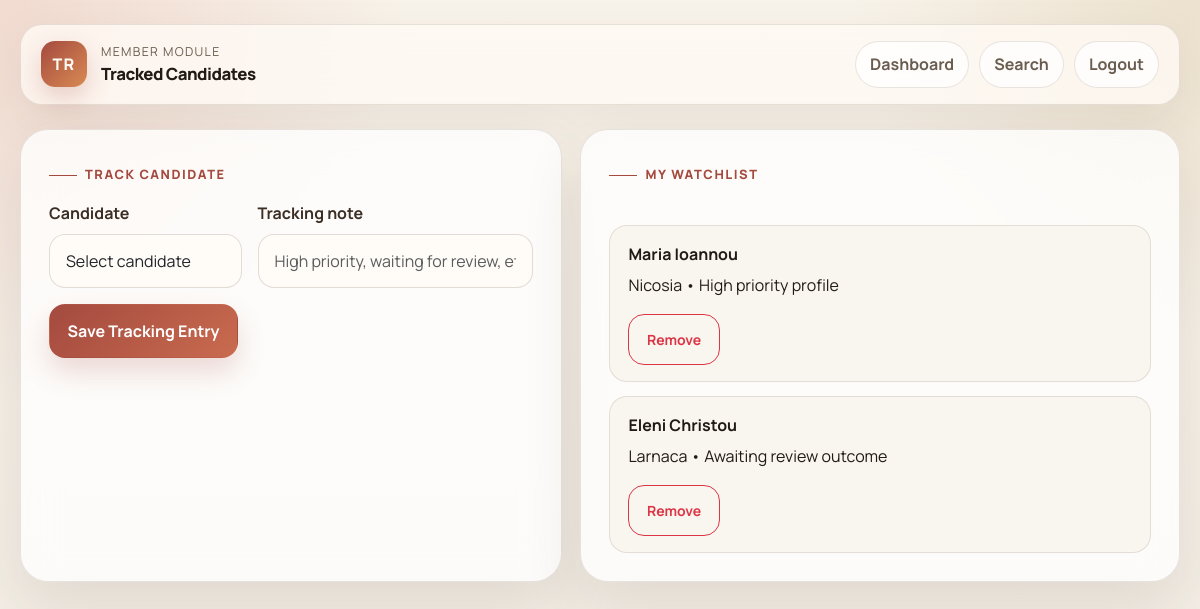
Page /modules/tracking/dashboard.php (signed in) on the committed database.
### tables this page shows
CREATE TABLE IF NOT EXISTS tracked_candidates (
  id INT UNSIGNED AUTO_INCREMENT PRIMARY KEY,
  user_id INT UNSIGNED NOT NULL,
  candidate_id INT UNSIGNED NOT NULL,
  label VARCHAR(120) NOT NULL,
  is_active TINYINT(1) NOT NULL DEFAULT 1,
  created_at TIMESTAMP NOT NULL DEFAULT CURRENT_TIMESTAMP,
  CONSTRAINT fk_tracked_user
    FOREIGN KEY (user_id) REFERENCES users(id)
    ON DELETE CASCADE
    ON UPDATE CASCADE,
  CONSTRAINT fk_tracked_candidate
    FOREIGN KEY (candidate_id) REFERENCES candidates(id)
    ON DELETE CASCADE
    ON UPDATE CASCADE,
  UNIQUE KEY uniq_user_candidate (user_id, candidate_id)
);

CREATE TABLE IF NOT EXISTS candidates (
  id INT UNSIGNED AUTO_INCREMENT PRIMARY KEY,
  first_name VARCHAR(80) NOT NULL,
  last_name VARCHAR(80) NOT NULL,
  email VARCHAR(255) NOT NULL UNIQUE,
  city VARCHAR(120) NOT NULL,
  phone VARCHAR(40) NOT NULL,
  created_at TIMESTAMP NOT NULL DEFAULT CURRENT_TIMESTAMP
);

### includes/functions.php (called while the page is built, shortened)
<?php
function e(?string $value): string
{
    return htmlspecialchars((string) $value, ENT_QUOTES, 'UTF-8');
}

### modules/tracking/dashboard.php (the view, shortened to what this page needs)
<?php
require_once __DIR__ . '/../../includes/functions.php';
$pdo = db();
$tracked = $pdo->prepare(
    'SELECT tracked_candidates.id, tracked_candidates.label, tracked_candidates.is_active,
            candidates.first_name, candidates.last_name, candidates.city
     FROM tracked_candidates
     INNER JOIN candidates ON candidates.id = tracked_candidates.candidate_id
     WHERE tracked_candidates.user_id = :user_id
     ORDER BY tracked_candidates.created_at DESC'
);
$tracked->execute(['user_id' => current_user_id()]);
$trackedCandidates = $tracked->fetchAll();
?>
<?php require_once __DIR__ . '/../../includes/header.php'; ?>
<body>
<div class="app-shell">
  <div class="app-frame">
    <div class="project-topbar">
      <div class="brand-mark">
        <div class="brand-badge">TR</div>
        <div class="brand-copy">
          <span class="brand-eyebrow">Member Module</span>
          <span class="brand-title">Tracked Candidates</span>
        </div>
      </div>
      <div class="topbar-links">
        <a class="topbar-link" href="../dashboard.php">Dashboard</a>
        <a class="topbar-link" href="../list.php">Search</a>
        <a class="topbar-link" href="../../auth/logout.php">Logout</a>
      </div>
    </div>
    <div class="crud-layout">
      <section class="page-panel dashboard-hero">
        <span class="section-label">Track candidate</span>
        <form method="post" action="dashboard.php" class="row g-3">
          <div class="col-md-5">
            <label for="candidate_id" class="form-label">Candidate</label>
            <select id="candidate_id" name="candidate_id" class="form-select" required>
              <option value="0">Select candidate</option>
            </select>
          </div>
          <div class="col-md-7">
            <label for="label" class="form-label">Tracking note</label>
            <input id="label" name="label" class="form-control" placeholder="High priority, waiting for review, etc." required>
          </div>
          <div class="col-12">
            <button type="submit" name="action" value="save" class="btn btn-primary">Save Tracking Entry</button>
          </div>
        </form>
      </section>
      <section class="page-panel dashboard-side">
        <span class="section-label">My watchlist</span>
        <div class="dashboard-list">
          <?php if ($trackedCandidates === []): ?>
            <div class="dashboard-list-item">
              <strong>No tracked candidates yet</strong>
              Add one from the form to create your member-level CRUD record.
            </div>
          <?php else: ?>
            <?php foreach ($trackedCandidates as $trackedCandidate): ?>
              <div class="dashboard-list-item">
                <strong><?= e($trackedCandidate['first_name'] . ' ' . $trackedCandidate['last_name']) ?></strong>
                <?= e((string) $trackedCandidate['city']) ?> • <?= e((string) $trackedCandidate['label']) ?>
                <form method="post" action="dashboard.php" class="mt-3">
                  <button type="submit" name="action" value="delete" class="btn btn-sm btn-outline-danger">Remove</button>
                </form>
              </div>
            <?php endforeach; ?>
          <?php endif; ?>
        </div>
      </section>
    </div>
  </div>
</div>
</body>
</html>

### assests/css/styles.css (style rules this page uses)
:root { --bg: #f6f1e8; --panel: rgba(255, 255, 255, 0.78); --panel-strong: #ffffff; --line: rgba(110, 95, 74, 0.16); --text: #221b15; --muted: #6a5d50; --accent: #a44a3f; --accent-2: #82352c; --accent-soft: #f3dfd4; --ink-soft: #f9f5ef; --success-soft: #dcefdc; }
* { box-sizing: border-box; }
body { margin: 0; font-family: "Manrope", sans-serif; background: var(--bg); color: var(--text); line-height: 1.55; min-height: 100vh; background-image: radial-gradient(circle at top left, rgba(212, 107, 88, 0.18), transparent 28%), radial-gradient(circle at top right, rgba(189, 154, 91, 0.2), transparent 24%), linear-gradient(180deg, #f8f3ea 0%, #f1ece4 100%); }
a { color: var(--accent); text-decoration-thickness: 2px; text-underline-offset: 2px; }
.app-shell { min-height: 100vh; padding: 24px 14px 40px; }
.app-frame { width: min(1160px, 100%); margin: 0 auto; }
.project-topbar { display: flex; justify-content: space-between; align-items: center; gap: 16px; padding: 16px 20px; margin-bottom: 24px; border: 1px solid var(--line); border-radius: 22px; background: rgba(255, 250, 245, 0.78); backdrop-filter: blur(18px); box-shadow: 0 18px 50px rgba(81, 55, 38, 0.08); }
.brand-mark { display: flex; align-items: center; gap: 14px; }
.brand-badge { width: 46px; height: 46px; border-radius: 14px; display: flex; align-items: center; justify-content: center; background: linear-gradient(135deg, var(--accent), #d98a53); color: #fff9f4; font-weight: 800; letter-spacing: 0.08em; box-shadow: 0 10px 24px rgba(164, 74, 63, 0.24); }
.brand-copy { display: flex; flex-direction: column; }
.brand-eyebrow { color: var(--muted); font-size: 0.77rem; text-transform: uppercase; letter-spacing: 0.11em; }
.brand-title { font-size: 1.05rem; font-weight: 800; letter-spacing: -0.03em; }
.topbar-links { display: flex; flex-wrap: wrap; gap: 10px; }
.topbar-link { padding: 10px 14px; border-radius: 999px; border: 1px solid var(--line); background: rgba(255, 255, 255, 0.72); color: var(--muted); text-decoration: none; font-weight: 700; transition: 180ms ease; }
.page-panel { border: 1px solid var(--line); border-radius: 28px; background: var(--panel); backdrop-filter: blur(18px); box-shadow: 0 24px 60px rgba(74, 48, 31, 0.11); }
.section-label { display: inline-flex; align-items: center; gap: 8px; font-size: 0.8rem; letter-spacing: 0.12em; text-transform: uppercase; color: var(--accent); font-weight: 800; margin-bottom: 16px; }
.section-label::before { content: ""; width: 28px; height: 1px; background: currentColor; }
.form-control, .form-select { border-radius: 16px; border: 1px solid rgba(110, 95, 74, 0.2); padding: 0.88rem 1rem; background: rgba(255, 251, 247, 0.9); }
.form-label { font-weight: 700; color: #3b2e25; }
.btn { border-radius: 16px; font-weight: 700; padding: 0.88rem 1.1rem; }
.btn-primary { background: linear-gradient(135deg, var(--accent), #c96b4f); border-color: transparent; box-shadow: 0 14px 28px rgba(164, 74, 63, 0.2); }
.btn-outline-secondary, .btn-outline-danger, .btn-outline-primary { border-width: 1px; }
.dashboard-hero, .dashboard-side, .search-panel { padding: 28px; }
.dashboard-list { display: grid; gap: 14px; margin-top: 24px; }
.dashboard-list-item { padding: 16px 18px; border-radius: 18px; border: 1px solid var(--line); background: var(--ink-soft); }
.dashboard-list-item strong { display: block; margin-bottom: 6px; }
.crud-layout { display: grid; grid-template-columns: minmax(320px, 0.95fr) minmax(0, 1.05fr); gap: 18px; }

### rows in the picture
tracked_candidates: candidate.last_name "Maria Ioannou", candidate.city "Nicosia", label "High priority profile"
tracked_candidates: candidate.last_name "Eleni Christou", candidate.city "Larnaca", label "Awaiting review outcome"
